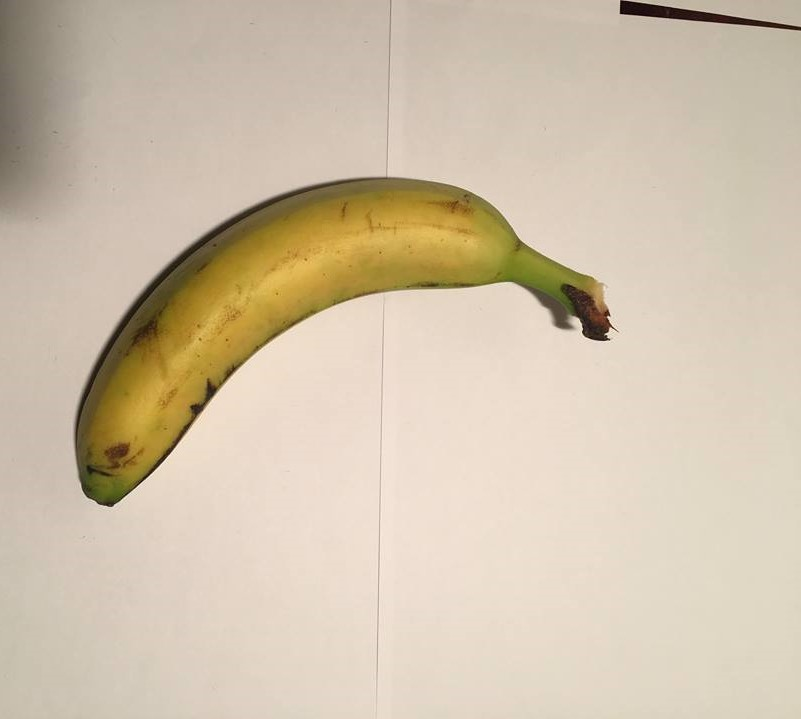
#> input picture images/banana11.jpg, 801 x 719 px
$ python -i extract_color.py   (imports and definitions only)   (older library calls are emulated)
#> lines starting #> are read from the running program, lines starting #| are printed output that depends on the picture; after the words box and inside, x2 and y2 are one past the last pixel; in counts of white or black regions, pixels touching at a corner belong together
#> further down, picture is the input picture: shape (719, 801, 3); mean B, G, R 172, 193.8, 208.6
import cv2
import numpy as np

def extract_color_threshold(img):
    img = cv2.cvtColor(img, cv2.COLOR_BGR2RGB)

    #converting image to graysclae and find threshold
    gray = cv2.cvtColor(img, cv2.COLOR_BGR2GRAY)
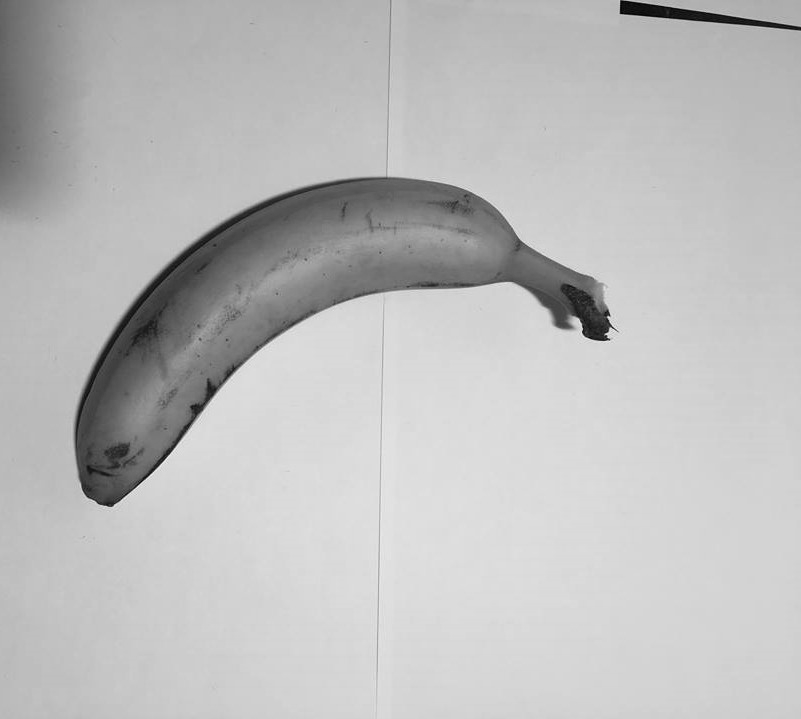
#> gray: shape (719, 801); min 1, max 248, mean 189
    gray = cv2.bilateralFilter(gray, 11, 17, 17)
    thresh = cv2.adaptiveThreshold(gray, 80, cv2.ADAPTIVE_THRESH_MEAN_C, cv2.THRESH_BINARY_INV, 11, 2)
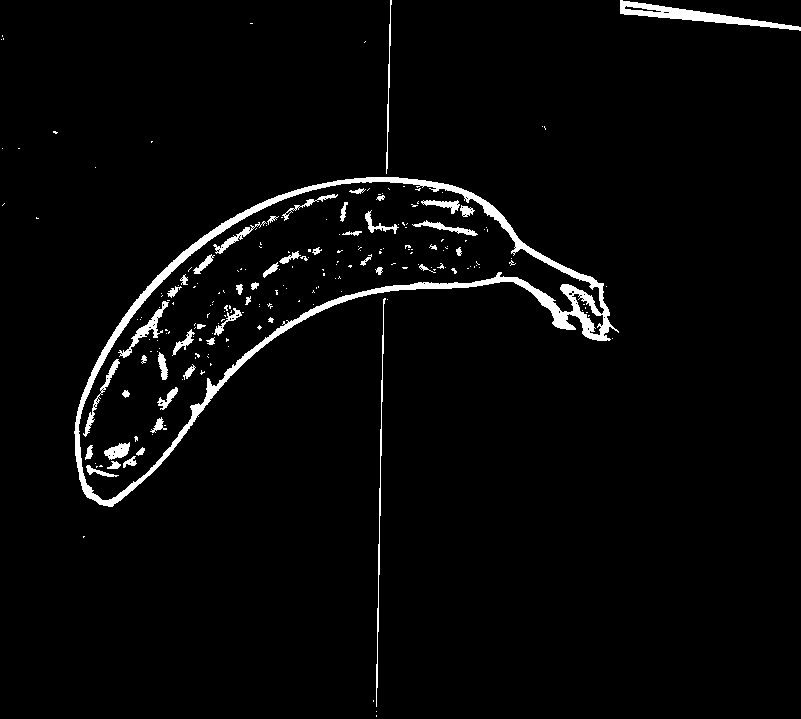
#> thresh: shape (719, 801); values 0 (black) and 80 (white), 3% white; 212 white regions (164 under 20 px), largest, box (x1, y1, x2, y2) and area: (74, 177, 619, 507) 9644, (620, 0, 801, 31) 1538, (376, 298, 386, 707) 591

    #enhance contours by dilating them
    kernel = cv2.getStructuringElement(cv2.MORPH_ELLIPSE,(9,9))
    dilated = cv2.dilate(thresh, kernel)
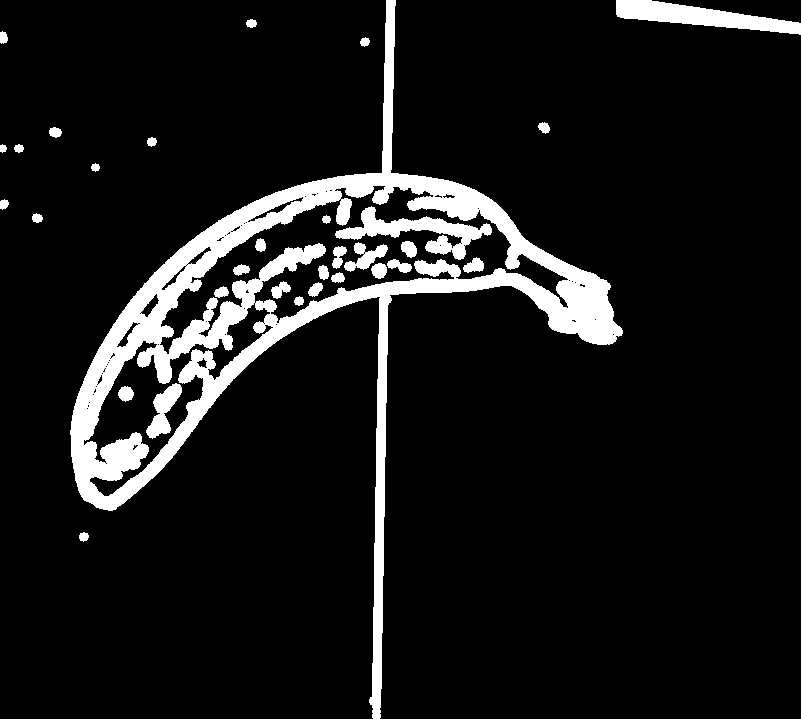
#> dilated: shape (719, 801); values 0 (black) and 80 (white), 9.4% white; 32 white regions

    #get edged image contours
    _, cnts, _  = cv2.findContours(dilated, cv2.RETR_EXTERNAL, cv2.CHAIN_APPROX_SIMPLE)
#> cnts = 14 contours; largest, box (x1, y1, x2, y2) and area: (70, 0, 623, 719) 74836, (616, 0, 801, 35) 2865, (49, 127, 62, 138) 88, (538, 122, 550, 134) 82, (32, 213, 43, 223) 66

    #create a mask (black image) and draw contours of the fruit on the mask
    mask = np.zeros_like(img)

    #insert fruit area of original image onto a new image with black background
    cv2.fillPoly(mask, pts =cnts, color=(255,255,255))
#> mask: shape (719, 801, 3); 13.9% white; 14 white regions, largest, box (x1, y1, x2, y2) and area: (70, 0, 623, 719) 76099, (616, 0, 801, 35) 3063, (49, 127, 62, 138) 106

    #put back all 3 color dimensions on the mask
    img2 = img.copy()
    mask[:,:,1] = mask[:,:,0]
    mask[:,:,2] = mask[:,:,0]
    img2[mask!=255] = 0
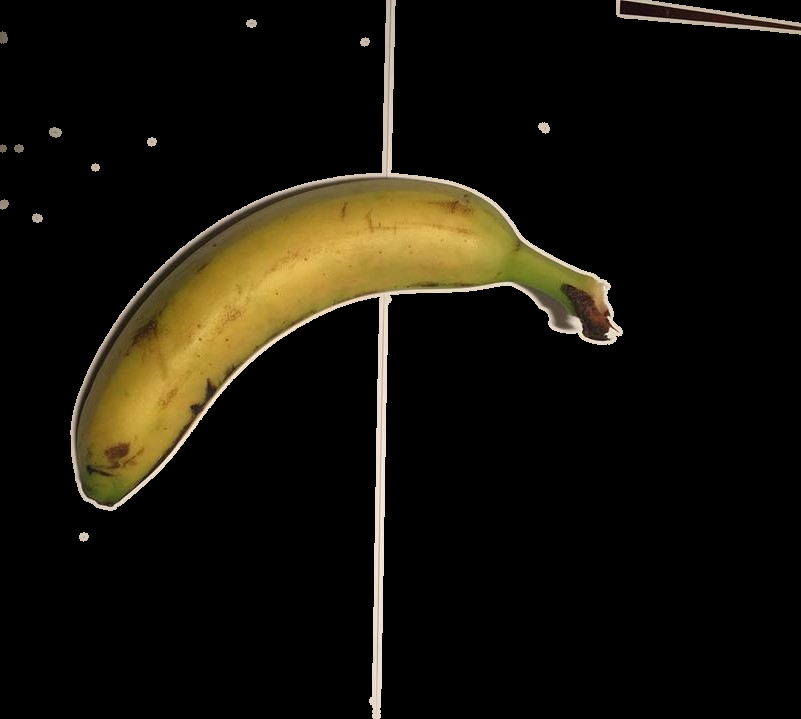
#> img2: shape (719, 801, 3); mean R, G, B 22.1, 18.7, 10.1

    #get all the rgb values for the mask
    r = img2[:,:,0]
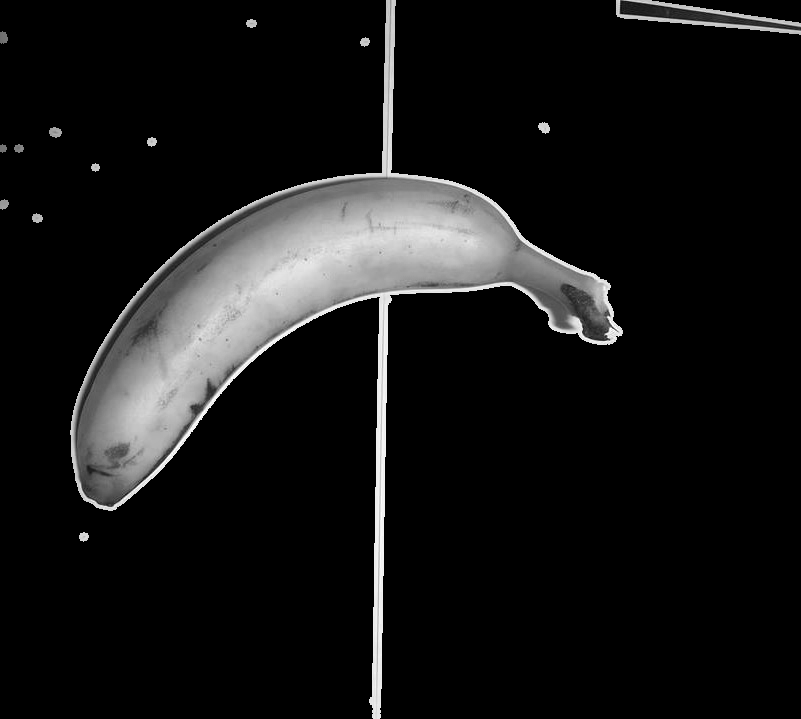
#> r: shape (719, 801); min 0, max 255, mean 22.1
    g = img2[:,:,1]
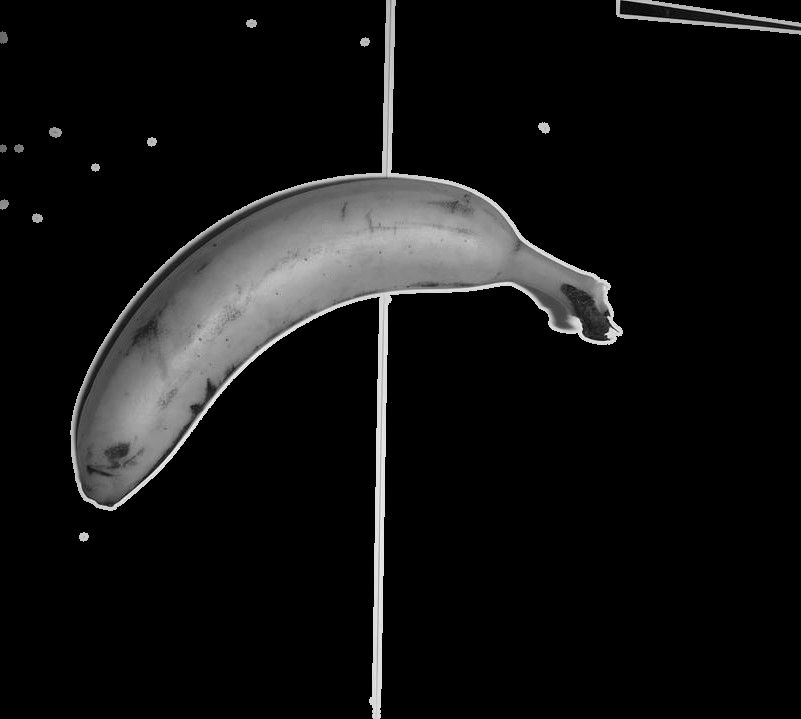
#> g: shape (719, 801); min 0, max 252, mean 18.7
    b = img2[:,:,2]
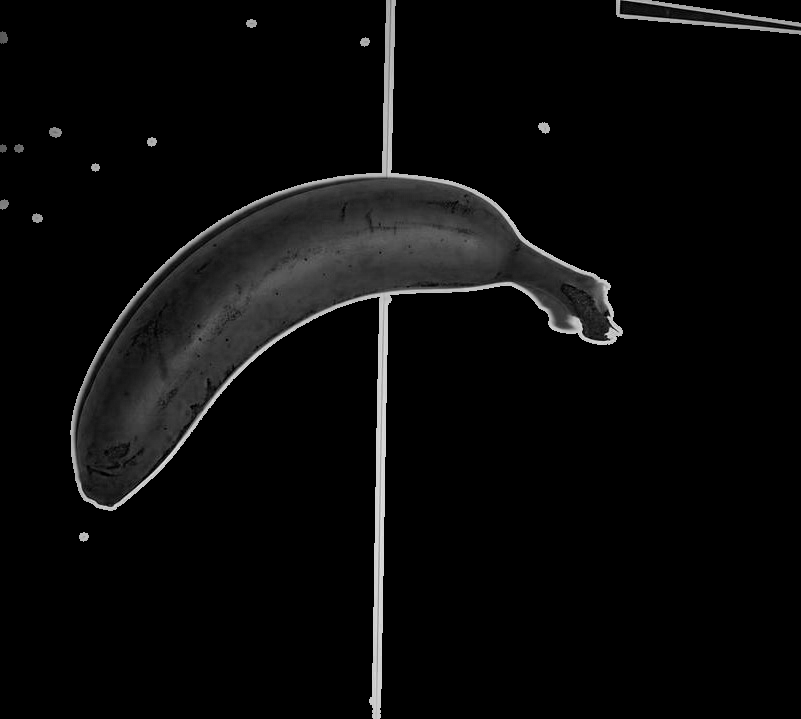
#> b: shape (719, 801); min 0, max 236, mean 10.1

    #filter all the rgb values for the mask to eliminate the ones that are 0 (black)
    r = r[r!=0]
    g = g[g!=0]
    b = b[b!=0]

    return [int(r.mean()), int(g.mean()), int(b.mean())]

>>> import cv2
>>> picture = cv2.imread('../images/banana11.jpg')
>>> result = extract_color_threshold(picture)
#> result = [158, 134, 73]

$ run again, on images/banana13.jpg
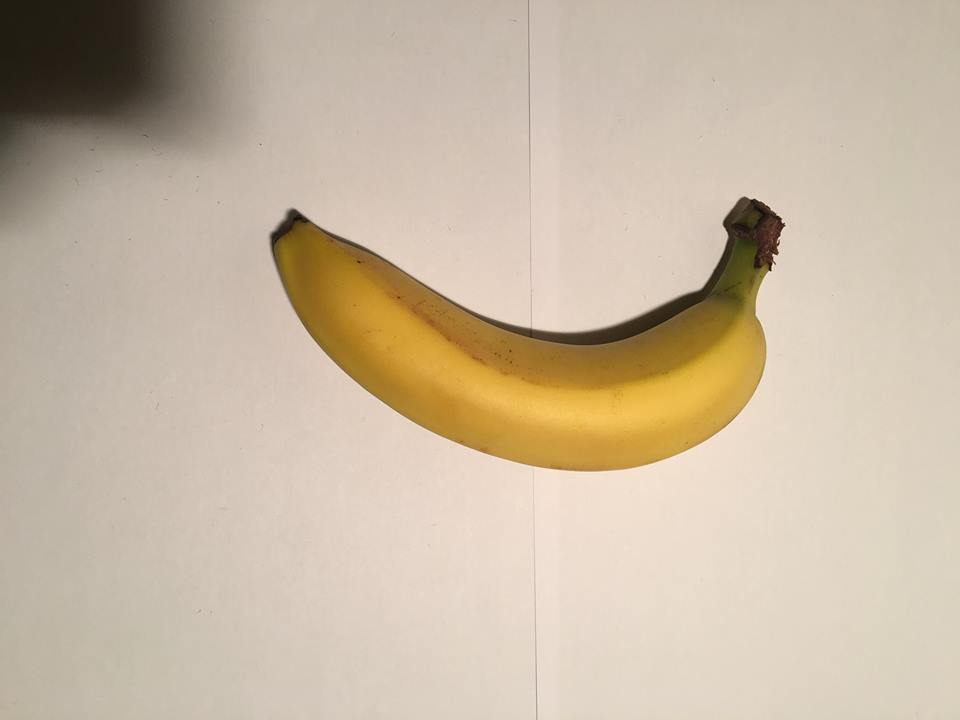
#> input picture images/banana13.jpg, 960 x 720 px
#> picture is the input picture: shape (720, 960, 3); mean B, G, R 163.9, 184.9, 200.7
#> in extract_color_threshold, `thresh = cv2.adaptiveThreshold(gray, 80, cv2.ADAPTIVE_THRESH_MEAN_C, c..`:
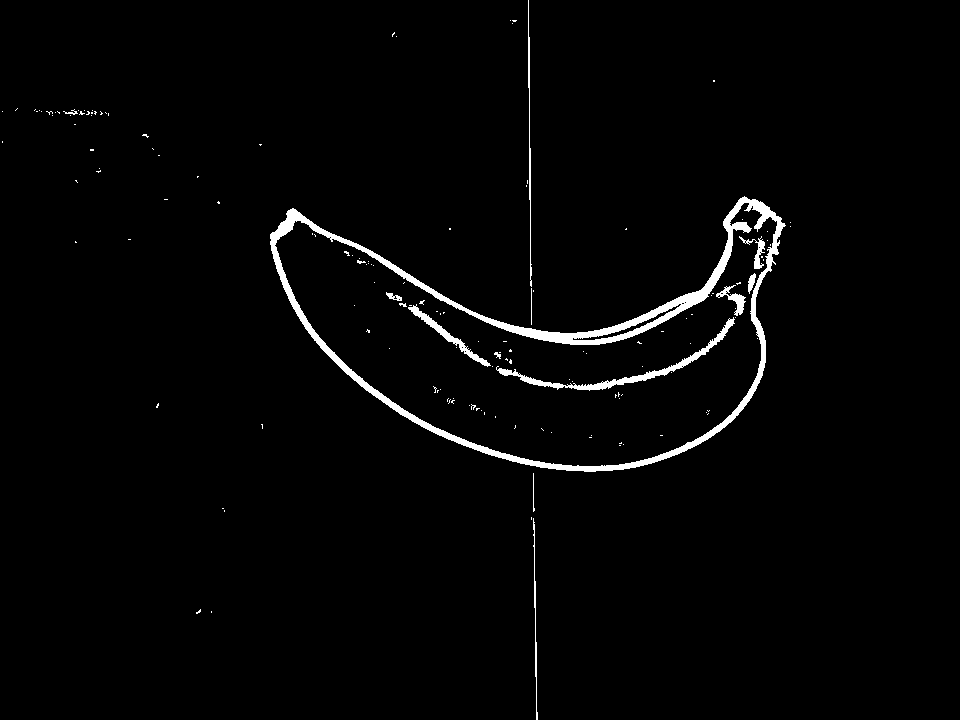
#> thresh: shape (720, 960); values 0 (black) and 80 (white), 2% white; 152 white regions (137 under 20 px), largest, box (x1, y1, x2, y2) and area: (270, 196, 786, 472) 10130, (496, 317, 735, 391) 1417, (408, 304, 491, 367) 601
#> dilated: shape (720, 960); values 0 (black) and 80 (white), 6% white; 43 white regions
#> cnts = 27 contours; largest, box (x1, y1, x2, y2) and area: (266, 0, 795, 720) 81160, (30, 105, 113, 120) 777, (148, 144, 164, 160) 113, (506, 16, 521, 28) 109, (138, 130, 153, 142) 108
#> mask: shape (720, 960, 3); 12.4% white; 27 white regions, largest, box (x1, y1, x2, y2) and area: (266, 0, 795, 720) 82412, (30, 105, 113, 120) 866, (148, 144, 164, 160) 136
#> in extract_color_threshold, `b = img2[:,:,2]`:
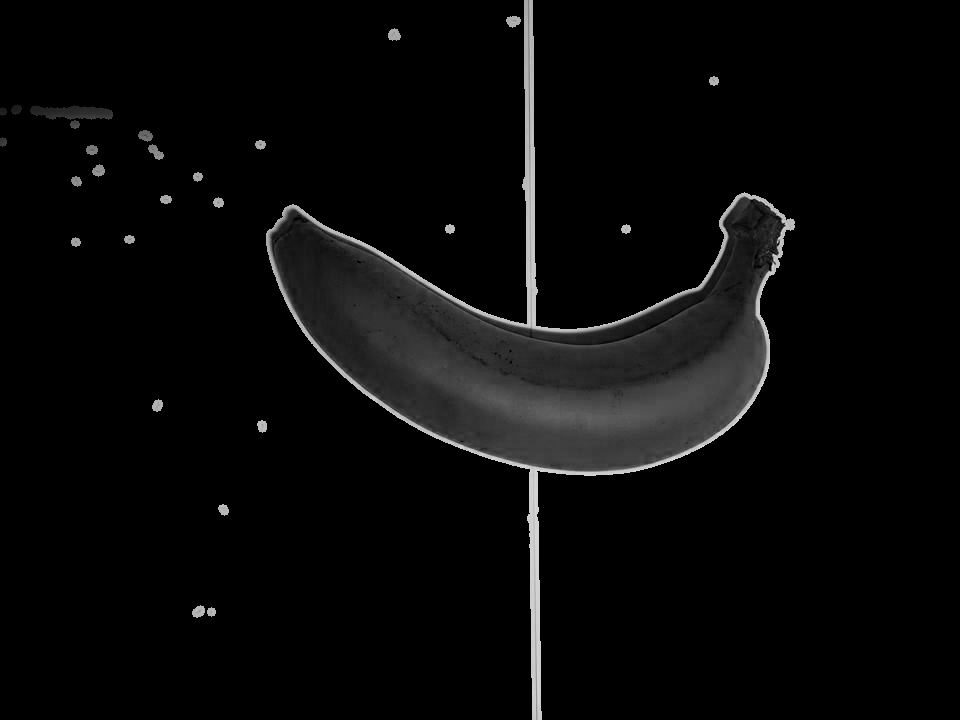
#> b: shape (720, 960); min 0, max 227, mean 8.9
#> result = [175, 139, 71]

$ run again, on images/banana15.jpg
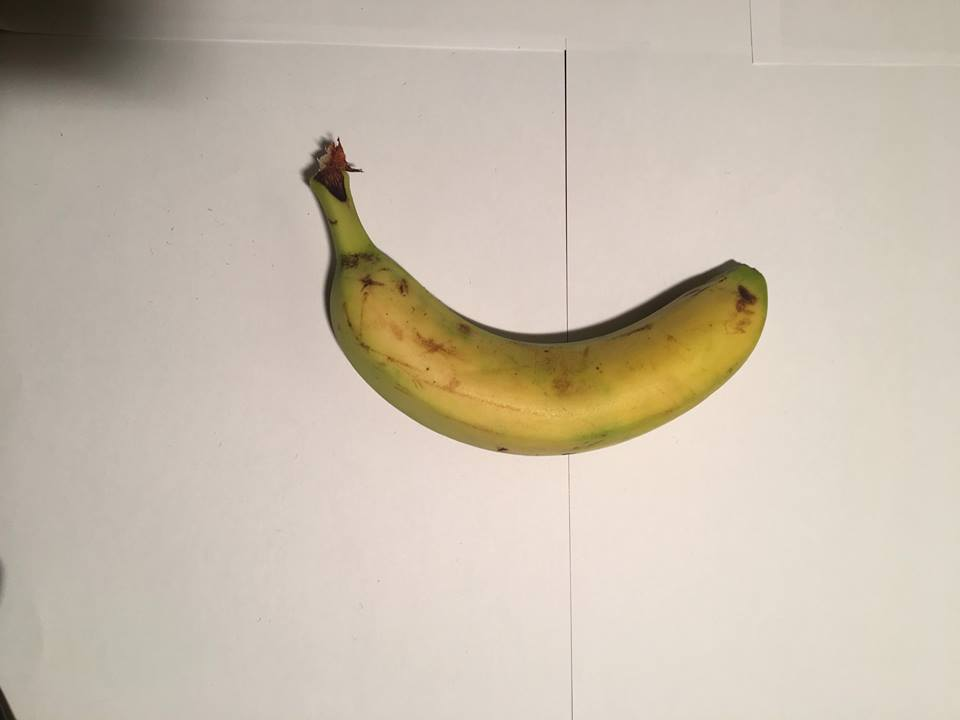
#> input picture images/banana15.jpg, 960 x 720 px
#> picture is the input picture: shape (720, 960, 3); mean B, G, R 174.1, 189.1, 200.5
#> in extract_color_threshold, `thresh = cv2.adaptiveThreshold(gray, 80, cv2.ADAPTIVE_THRESH_MEAN_C, c..`:
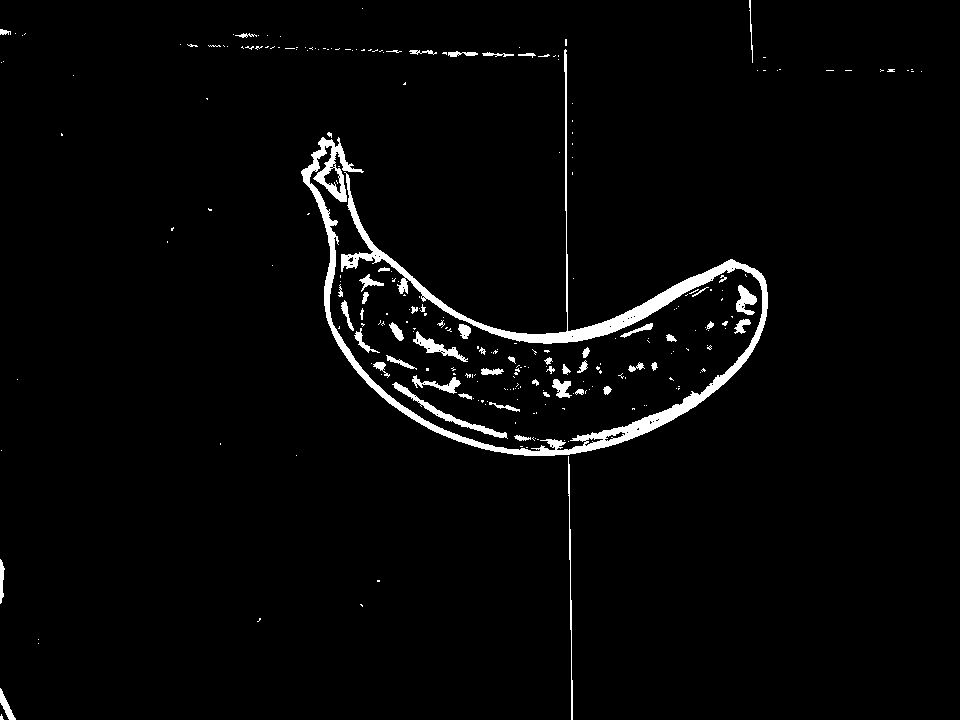
#> thresh: shape (720, 960); values 0 (black) and 80 (white), 2.7% white; 260 white regions (206 under 20 px), largest, box (x1, y1, x2, y2) and area: (301, 49, 768, 456) 12367, (392, 382, 508, 439) 688, (413, 331, 468, 362) 437
#> dilated: shape (720, 960); values 0 (black) and 80 (white), 8.2% white; 52 white regions
#> cnts = 34 contours; largest, box (x1, y1, x2, y2) and area: (229, 29, 772, 720) 72380, (745, 0, 757, 67) 546, (0, 684, 20, 720) 384, (0, 555, 9, 608) 310, (0, 25, 30, 40) 250
#> mask: shape (720, 960, 3); 11.4% white; 34 white regions, largest, box (x1, y1, x2, y2) and area: (229, 29, 772, 720) 73980, (745, 0, 757, 67) 620, (0, 684, 20, 720) 430
#> in extract_color_threshold, `b = img2[:,:,2]`:
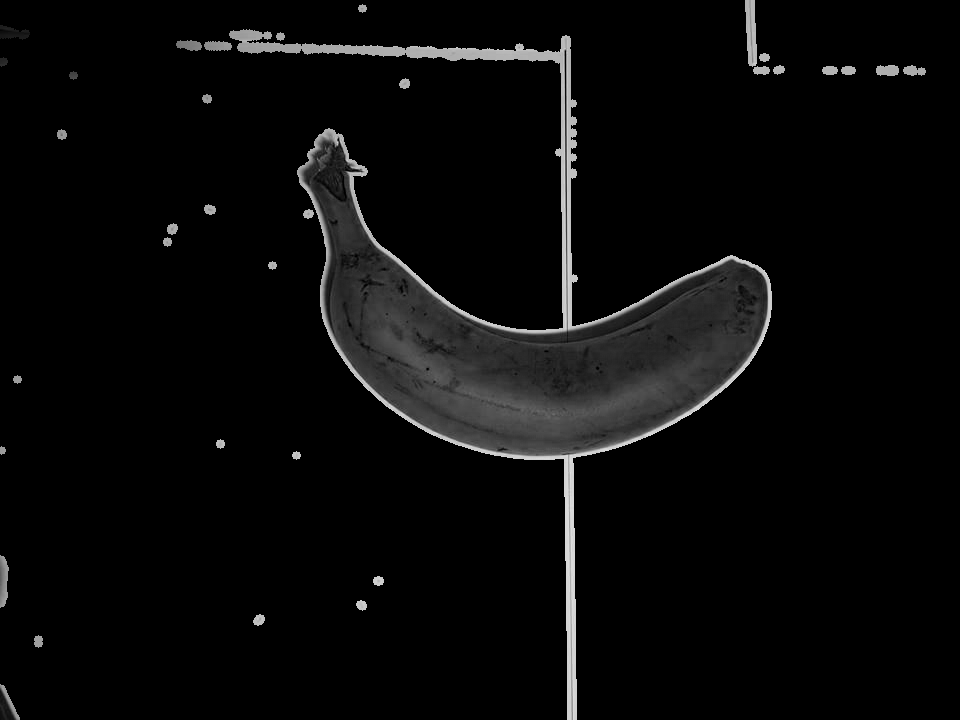
#> b: shape (720, 960); min 0, max 224, mean 9.5
#> result = [160, 137, 84]
